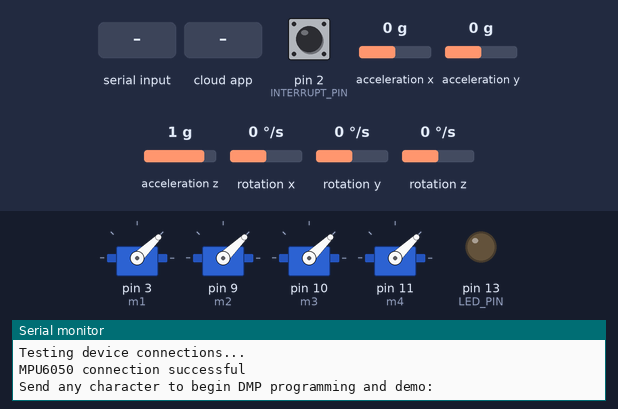
Bench run of a sketch on a simulated Arduino Uno, built with avr-gcc and run on an emulated ATmega328P. On the bench: 4 × servo, output pins drawn as LEDs (lit = HIGH), the last lines printed to the serial monitor. Dashed ring = blinking. The inputs (shaded band) are chosen by the test bench; at power-on: acceleration x 0 g, acceleration y 0 g, pin 2 (INTERRUPT_PIN) LOW, acceleration z 1 g, rotation x 0 °/s, rotation y 0 °/s, rotation z 0 °/s. The sensor or clock chip raises its interrupt line as the real part does; the RemoteXY app is connected.

Above: at 0.9 s.
1.0 s: "1\n" received over Serial
At 1.97 s:
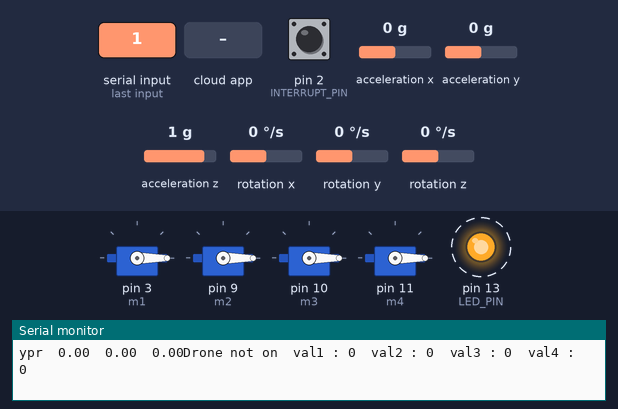
4.0 s: the phone or cloud app sets switch_1 to 1
At 4.76 s:
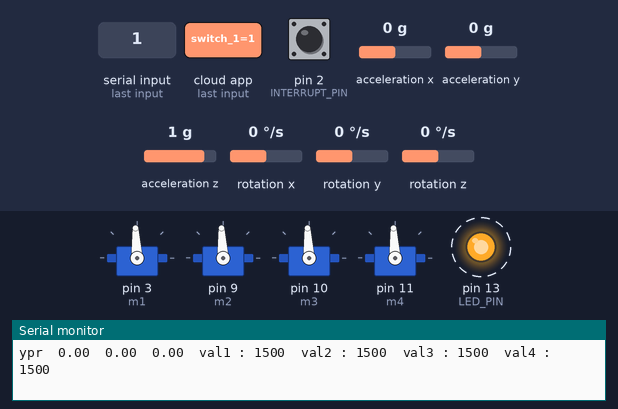
7.0 s: acceleration x set to -1.4 g
At 8.48 s:
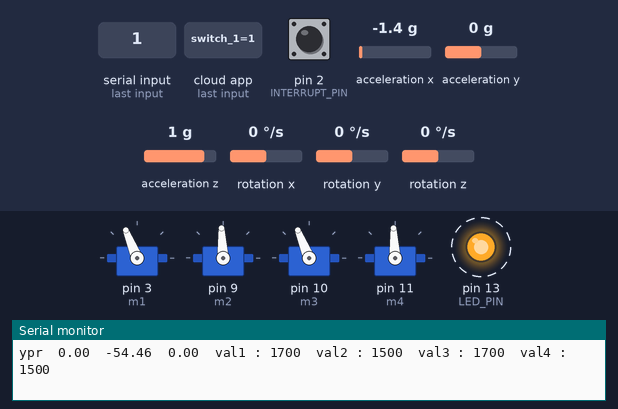
10.0 s: acceleration y set to 0.8 g
At 11.24 s:
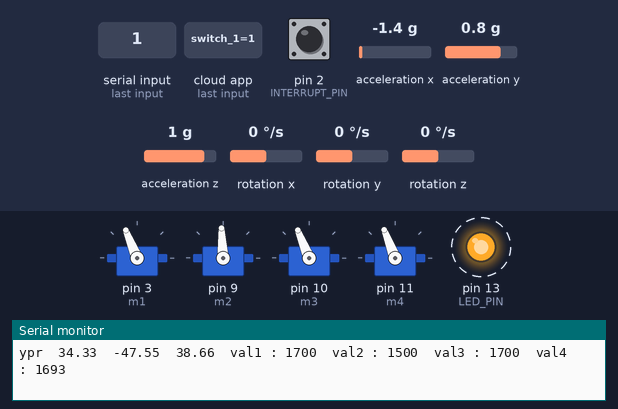
13.0 s: acceleration x set to 0 g
At 13.27 s:
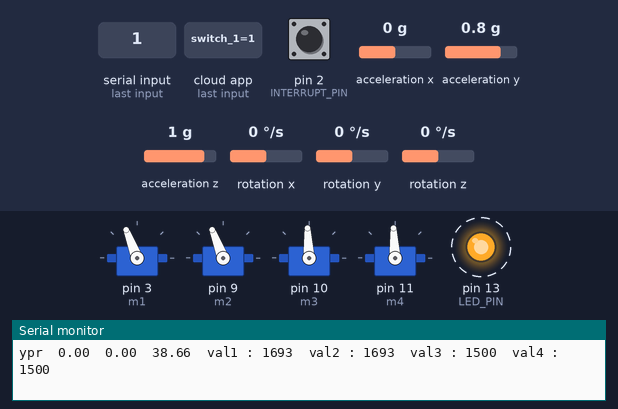
16.0 s: acceleration x set to 0.8 g
At 16.32 s:
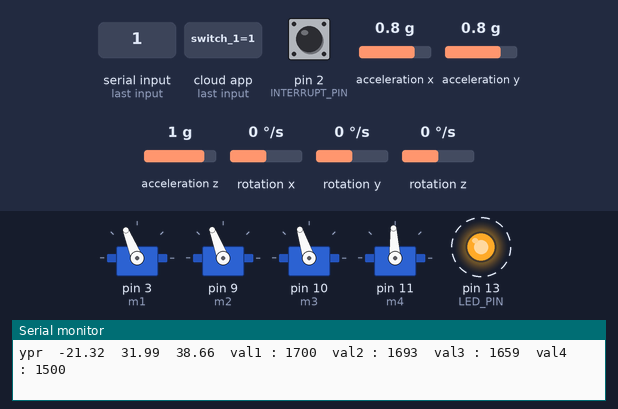
Timing chart, 0 to 20.0 s (numbered marks = the images above; inputs shaded):
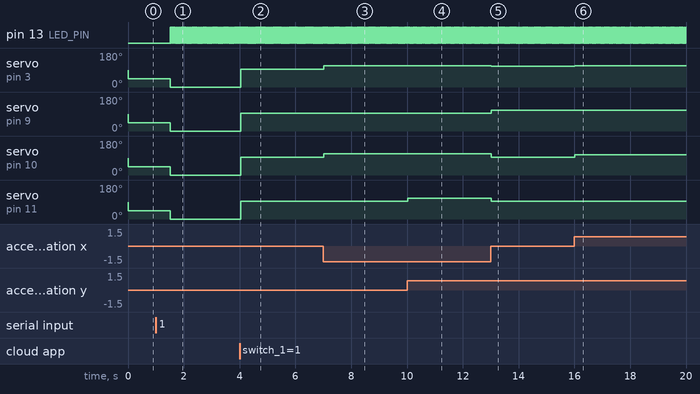

Measured:
- after the input at 1.0 s, pin 13 (LED_PIN): alternates HIGH for 0.01 s and LOW for 0.01 s, starting after 0.52 s; servo on pin 3 (m1), servo on pin 9 (m2), servo on pin 10 (m3), servo on pin 11 (m4): 44° → 0° after 0.52 s
- after the input at 4.0 s, servo on pin 3 (m1), servo on pin 9 (m2), servo on pin 10 (m3), servo on pin 11 (m4): 0° → 93° at once
- after the input at 7.0 s, servo on pin 3 (m1), servo on pin 10 (m3): 93° → 112° at once
- after the input at 10.0 s, servo on pin 11 (m4): 93° → 111° at once
- after the input at 13.0 s, servo on pin 3 (m1): 112° → 111° at once; servo on pin 9 (m2): 93° → 111° at once; servo on pin 10 (m3): 112° → 93° at once; servo on pin 11 (m4): 111° → 93° at once
- after the input at 16.0 s, servo on pin 3 (m1): 111° → 112° at once; servo on pin 10 (m3): 93° → 108° at once

The sketch:

sketch_sep21a.ino
```cpp
#define REMOTEXY_MODE__SOFTSERIAL
#include <Servo.h>
#include "I2Cdev.h"
#include <SoftwareSerial.h>
#include <RemoteXY.h>

#include "MPU6050_6Axis_MotionApps20.h"
#if I2CDEV_IMPLEMENTATION == I2CDEV_ARDUINO_WIRE
    #include "Wire.h"
#endif

MPU6050 mpu;


#define OUTPUT_READABLE_YAWPITCHROLL

 #define REMOTEXY_SERIAL_RX 4
#define REMOTEXY_SERIAL_TX 5
#define REMOTEXY_SERIAL_SPEED 9600
#define INTERRUPT_PIN 2  // use pin 2 on Arduino Uno & most boards
#define LED_PIN 13 // (Arduino is 13, Teensy is 11, Teensy++ is 6)
bool blinkState = false;

// MPU control/status vars
bool dmpReady = false;  // set true if DMP init was successful
uint8_t mpuIntStatus;   // holds actual interrupt status byte from MPU
uint8_t devStatus;      // return status after each device operation (0 = success, !0 = error)
uint16_t packetSize;    // expected DMP packet size (default is 42 bytes)
uint16_t fifoCount;     // count of all bytes currently in FIFO
uint8_t fifoBuffer[64]; // FIFO storage buffer
Servo m1;
Servo m2;
Servo m3;
Servo m4;

// orientation/motion vars
Quaternion q;           // [w, x, y, z]         quaternion container
VectorInt16 aa;         // [x, y, z]            accel sensor measurements
VectorInt16 aaReal;     // [x, y, z]            gravity-free accel sensor measurements
VectorInt16 aaWorld;    // [x, y, z]            world-frame accel sensor measurements
VectorFloat gravity;    // [x, y, z]            gravity vector
float euler[3];         // [psi, theta, phi]    Euler angle container
float ypr[3];           // [yaw, pitch, roll]   yaw/pitch/roll container and gravity vector

// packet structure for InvenSense teapot demo
uint8_t teapotPacket[14] = { '$', 0x02, 0,0, 0,0, 0,0, 0,0, 0x00, 0x00, '\r', '\n' };


// ================================================================
// ===               INTERRUPT DETECTION ROUTINE                ===
// ================================================================

volatile bool mpuInterrupt = false;     // indicates whether MPU interrupt pin has gone high
void dmpDataReady() {
    mpuInterrupt = true;
}

 #pragma pack(push, 1)
uint8_t RemoteXY_CONF[] =
  { 255,5,0,0,0,38,0,10,13,0,
  2,0,38,14,22,11,2,26,31,31,
  79,78,0,79,70,70,0,5,32,5,
  24,30,30,2,26,31,5,32,63,24,
  30,30,2,26,31 };

struct {
 uint8_t switch_1; // =1 if switch ON and =0 if OFF
  int8_t joystick_1_x; // =-100..100 x-coordinate joystick position
  int8_t joystick_1_y; // =-100..100 y-coordinate joystick position
  int8_t joystick_2_x; // =-100..100 x-coordinate joystick position
  int8_t joystick_2_y; // =-100..100 y-coordinate joystick position

    // other variable
  uint8_t connect_flag;  // =1 if wire connected, else =0

} RemoteXY;
#pragma pack(pop)
// ================================================================
// ===                      INITIAL SETUP                       ===
// ================================================================

void setup() {
    RemoteXY_Init ();
    // join I2C bus (I2Cdev library doesn't do this automatically)
    #if I2CDEV_IMPLEMENTATION == I2CDEV_ARDUINO_WIRE
        Wire.begin();
        Wire.setClock(400000); // 400kHz I2C clock. Comment this line if having compilation difficulties
    #elif I2CDEV_IMPLEMENTATION == I2CDEV_BUILTIN_FASTWIRE
        Fastwire::setup(400, true);
    #endif

    // initialize serial communication
    // (115200 chosen because it is required for Teapot Demo output, but it's
    // really up to you depending on your project)
    Serial.begin(115200);
    m1.attach(3);
    m2.attach(9);
    m3.attach(10);
    m4.attach(11);
    delay(1);
    m1.writeMicroseconds(1000);
    m2.writeMicroseconds(1000);
    m3.writeMicroseconds(1000);
    m4.writeMicroseconds(1000);

    while (!Serial); // wait for Leonardo enumeration, others continue immediately

    // NOTE: 8MHz or slower host processors, like the Teensy @ 3.3v or Ardunio
    // Pro Mini running at 3.3v, cannot handle this baud rate reliably due to
    // the baud timing being too misaligned with processor ticks. You must use
    // 38400 or slower in these cases, or use some kind of external separate
    // crystal solution for the UART timer.

    // initialize device
    Serial.println(F("Initializing I2C devices..."));
    mpu.initialize();
    pinMode(INTERRUPT_PIN, INPUT);

    // verify connection
    Serial.println(F("Testing device connections..."));
    Serial.println(mpu.testConnection() ? F("MPU6050 connection successful") : F("MPU6050 connection failed"));

    // wait for ready 여기가 테스트 끝나면 삭제 할 부분 ( 통신 모듈 여기다 넣을 예정 )
    Serial.println(F("\nSend any character to begin DMP programming and demo: "));
    while (Serial.available() && Serial.read()); // empty buffer
    while (!Serial.available());                 // wait for data
    while (Serial.available() && Serial.read()); // empty buffer again

    // load and configure the DMP
    Serial.println(F("Initializing DMP..."));
    devStatus = mpu.dmpInitialize();

    // supply your own gyro offsets here, scaled for min sensitivity
    mpu.setXGyroOffset(220);
    mpu.setYGyroOffset(76);
    mpu.setZGyroOffset(-85);
    mpu.setZAccelOffset(1788); // 1688 factory default for my test chip

    // make sure it worked (returns 0 if so)
    if (devStatus == 0) {
        // turn on the DMP, now that it's ready
        Serial.println(F("Enabling DMP..."));
        mpu.setDMPEnabled(true);

        // enable Arduino interrupt detection
        Serial.println(F("Enabling interrupt detection (Arduino external interrupt 0)..."));
        attachInterrupt(digitalPinToInterrupt(INTERRUPT_PIN), dmpDataReady, RISING);
        mpuIntStatus = mpu.getIntStatus();

        // set our DMP Ready flag so the main loop() function knows it's okay to use it
        Serial.println(F("DMP ready! Waiting for first interrupt..."));
        dmpReady = true;

        // get expected DMP packet size for later comparison
        packetSize = mpu.dmpGetFIFOPacketSize();
    } else {
        // ERROR!
        // 1 = initial memory load failed
        // 2 = DMP configuration updates failed
        // (if it's going to break, usually the code will be 1)
        Serial.print(F("DMP Initialization failed (code "));
        Serial.print(devStatus);
        Serial.println(F(")"));
    }

    // configure LED for output
    pinMode(LED_PIN, OUTPUT);
}


// ================================================================
// ===                    MAIN PROGRAM LOOP                     ===
// ================================================================

void loop() {
  RemoteXY_Handler ();
    // if programming failed, don't try to do anything
    if (!dmpReady) return;

    // wait for MPU interrupt or extra packet(s) available
    while (!mpuInterrupt && fifoCount < packetSize) {
        // other program behavior stuff here
        // .
        // .
        // .
        // if you are really paranoid you can frequently test in between other
        // stuff to see if mpuInterrupt is true, and if so, "break;" from the
        // while() loop to immediately process the MPU data
        // .
        // .
        // .
    }

    // reset interrupt flag and get INT_STATUS byte
    mpuInterrupt = false;
    mpuIntStatus = mpu.getIntStatus();

    // get current FIFO count
    fifoCount = mpu.getFIFOCount();

    // check for overflow (this should never happen unless our code is too inefficient)
    if ((mpuIntStatus & 0x10) || fifoCount == 1024) {
        // reset so we can continue cleanly
        mpu.resetFIFO();
        Serial.println(F("FIFO overflow!"));

    // otherwise, check for DMP data ready interrupt (this should happen frequently)
    } else if (mpuIntStatus & 0x02) {
        // wait for correct available data length, should be a VERY short wait
        while (fifoCount < packetSize) fifoCount = mpu.getFIFOCount();

        // read a packet from FIFO
        mpu.getFIFOBytes(fifoBuffer, packetSize);

        // track FIFO count here in case there is > 1 packet available
        // (this lets us immediately read more without waiting for an interrupt)
        fifoCount -= packetSize;

        #ifdef OUTPUT_READABLE_YAWPITCHROLL
            // display Euler angles in degrees
            mpu.dmpGetQuaternion(&q, fifoBuffer);
            mpu.dmpGetGravity(&gravity, &q);
            mpu.dmpGetYawPitchRoll(ypr, &q, &gravity);
            Serial.print("ypr\t");
            Serial.print(ypr[0] * 180/M_PI);
            Serial.print("\t");
            Serial.print(ypr[1] * 180/M_PI);
            Serial.print("\t");
            Serial.print(ypr[2] * 180/M_PI);

            int val1=0;
            int val2=0;
            int val3=0;
            int val4=0;

            //컨트롤러 1의 잡신호 무시

            int8_t ypr_x_abs=abs(ypr[1] * 180/M_PI);
            int8_t ypr_y_abs=abs(ypr[2] * 180/M_PI);

            if(abs(RemoteXY.joystick_1_x)<50){
              RemoteXY.joystick_1_x=0;
            }
            if(abs(RemoteXY.joystick_1_y)<50){
              RemoteXY.joystick_1_y=0;
            }
            if(abs(RemoteXY.joystick_2_x)<50){
              RemoteXY.joystick_2_x=0;
            }
            if(abs(RemoteXY.joystick_2_y)<50){
              RemoteXY.joystick_2_y=0;
            }

            //자이로센서와 컨트롤러에 따른 값 변화

            if(RemoteXY.connect_flag==0){
                  Serial.print("Not Connected");
            }else{
                if(RemoteXY.switch_1 == 0){
                  Serial.print("Drone not on");
                }else{
                     val1=1500;
                     val2=1500;
                     val3=1500;
                     val4=1500;

                     if(ypr_x_abs>10||ypr_y_abs>10){
                        if((ypr[1]*180/M_PI)>10){
                           if(abs(ypr[2]*180/M_PI)>10){
                              val1=val1+abs(ypr[1]*180/M_PI)*5+abs(ypr[2]*180/M_PI)*5;
                              val2=val2+abs(ypr[2]*180/M_PI)*5;
                              val3=val3+abs(ypr[1]*180/M_PI)*5;
                           }else if(abs(ypr[2]*180/M_PI)<-10){
                              val1=val1+abs(ypr[2]*180/M_PI)*5;
                              val2=val2+abs(ypr[1]*180/M_PI)*5+abs(ypr[2]*180/M_PI)*5;
                              val4=val4+abs(ypr[1]*180/M_PI)*5;
                           }else{
                              val4=val4+abs(ypr[1]*180/M_PI)*5;
                              val2=val2+abs(ypr[1]*180/M_PI)*5;
                           }
                       }else if((ypr[1]*180/M_PI)<-10){
                           if(abs(ypr[2]*180/M_PI)>10){
                              val1=val1+abs(ypr[1]*180/M_PI)*5;
                              val3=val3+abs(ypr[1]*180/M_PI)*5+abs(ypr[2]*180/M_PI)*5;
                              val4=val4+abs(ypr[2]*180/M_PI)*5;
                           }else if(abs(ypr[2]*180/M_PI)<-10){
                              val2=val2+abs(ypr[1]*180/M_PI)*5;
                              val4=val4+abs(ypr[1]*180/M_PI)*5+abs(ypr[2]*180/M_PI)*5;
                              val3=val3+abs(ypr[2]*180/M_PI)*5;
                           }else{
                              val3=val3+abs(ypr[1]*180/M_PI)*5;
                              val1=val1+abs(ypr[1]*180/M_PI)*5;
                           }
                       }else{
                           if(abs(ypr[2]*180/M_PI)>10){
                              val1=val2+abs(ypr[2]*180/M_PI)*5;
                              val2=val4+abs(ypr[2]*180/M_PI)*5;
                           }else if(abs(ypr[2]*180/M_PI)<-10){
                              val3=val1+abs(ypr[2]*180/M_PI)*5;
                              val4=val3+abs(ypr[2]*180/M_PI)*5;
                           }
                       }
                    }else{
                      if(RemoteXY.joystick_1_x==0&&RemoteXY.joystick_1_y==0&&RemoteXY.joystick_2_x==0&&RemoteXY.joystick_2_y==0){//입력이 없을경우 수평유지
                        if(ypr_x_abs>5||ypr_y_abs>5){
                        if((ypr[1]*180/M_PI)>5){
                           if(abs(ypr[2]*180/M_PI)>5){
                              val1=val1+abs(ypr[1]*180/M_PI)*5+abs(ypr[2]*180/M_PI)*5;
                              val2=val2+abs(ypr[2]*180/M_PI)*5;
                              val3=val3+abs(ypr[1]*180/M_PI)*5;
                           }else if(abs(ypr[2]*180/M_PI)<-5){
                              val1=val1+abs(ypr[2]*180/M_PI)*5;
                              val2=val2+abs(ypr[1]*180/M_PI)*5+abs(ypr[2]*180/M_PI)*5;
                              val4=val4+abs(ypr[1]*180/M_PI)*5;
                           }else{
                              val4=val4+abs(ypr[1]*180/M_PI)*5;
                              val2=val2+abs(ypr[1]*180/M_PI)*5;
                           }
                       }else if((ypr[1]*180/M_PI)<-5){
                           if(abs(ypr[2]*180/M_PI)>5){
                              val1=val1+abs(ypr[1]*180/M_PI)*5;
                              val3=val3+abs(ypr[1]*180/M_PI)*5+abs(ypr[2]*180/M_PI)*5;
                              val4=val4+abs(ypr[2]*180/M_PI)*5;
                           }else if(abs(ypr[2]*180/M_PI)<-5){
                              val2=val2+abs(ypr[1]*180/M_PI)*5;
                              val4=val4+abs(ypr[1]*180/M_PI)*5+abs(ypr[2]*180/M_PI)*5;
                              val3=val3+abs(ypr[2]*180/M_PI)*5;
                           }else{
                              val3=val3+abs(ypr[1]*180/M_PI)*5;
                              val1=val1+abs(ypr[1]*180/M_PI)*5;
                           }
                       }else{
                           if(abs(ypr[2]*180/M_PI)>5){
                              val1=val2+abs(ypr[2]*180/M_PI)*5;
                              val2=val4+abs(ypr[2]*180/M_PI)*5;
                           }else if(abs(ypr[2]*180/M_PI)<-5){
                              val3=val1+abs(ypr[2]*180/M_PI)*5;
                              val4=val3+abs(ypr[2]*180/M_PI)*5;
                           }
                       }
                    }

                       }else if(RemoteXY.joystick_1_y>50){

                             if(RemoteXY.joystick_1_x>50){
                                val1=1500;
                                val2=1600;
                                val3=1500;
                                val4=1600;
                              }else if(RemoteXY.joystick_1_x<-50){
                                val1=1600;
                                val2=1500;
                                val3=1600;
                                val4=1500;
                              }else if(RemoteXY.joystick_1_x==0){
                                val1=1600;
                                val2=1600;
                                val3=1600;
                                val4=1600;
                              }
                       }else if(RemoteXY.joystick_1_y<-50){

                             if(RemoteXY.joystick_1_x>50){
                                val1=1400;
                                val2=1500;
                                val3=1400;
                                val4=1500;
                              }else if(RemoteXY.joystick_1_x<-50){
                                val1=1500;
                                val2=1400;
                                val3=1500;
                                val4=1400;
                              }else if(RemoteXY.joystick_1_x==0){
                                val1=1400;
                                val2=1400;
                                val3=1400;
                                val4=1400;
                              }
                       }else if(RemoteXY.joystick_2_x>50){
                              val1=val1+50;
                              val2=val2-50;
                              val3=val3+50;
                              val4=val4-50;
                       }else if(RemoteXY.joystick_2_x<-50){
                              val1=val1-50;
                              val2=val2+50;
                              val3=val3-50;
                              val4=val4+50;
                       }else if(RemoteXY.joystick_2_y<50){
                              val1=val1+50;
                              val2=val2+50;
                              val3=val3-50;
                              val4=val4-50;
                       }else if(RemoteXY.joystick_2_y<-50){
                              val1=val1-50;
                              val2=val2-50;
                              val3=val3+50;
                              val4=val4+50;
                       }

                }

                    if(val1>1700){
                        val1=1700;
                    }
                    if(val2>1700){
                        val2=1700;
                    }
                    if(val3>1700){
                        val3=1700;
                    }
                    if(val4>1700){
                        val4=1700;
                    }
            }
            }


            Serial.print("\t");
            Serial.print("val1 : ");
            Serial.print(val1);
            Serial.print("\t");
            Serial.print("val2 : ");
            Serial.print(val2);
            Serial.print("\t");
            Serial.print("val3 : ");
            Serial.print(val3);
            Serial.print("\t");
            Serial.print("val4 : ");
            Serial.println(val4);

            m1.writeMicroseconds(val1);
            m2.writeMicroseconds(val2);
            m3.writeMicroseconds(val3);
            m4.writeMicroseconds(val4);


        #endif

        // blink LED to indicate activity
        blinkState = !blinkState;
        digitalWrite(LED_PIN, blinkState);
    }
}
```
